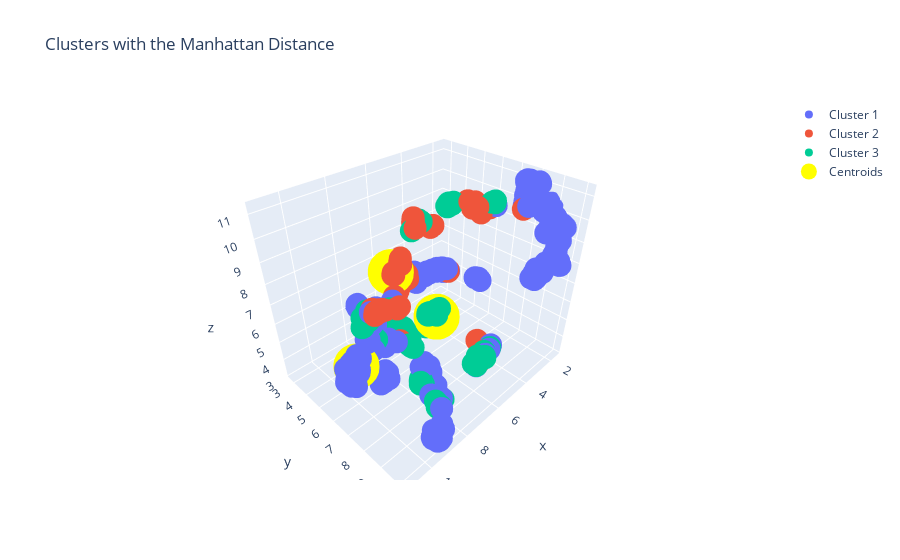

Source (notebook cell):
### Code cell
fit = umap.UMAP(n_neighbors=14,min_dist=0.1,n_components=3,metric='manhattan', random_state=42)
p1_umap = fit.fit_transform(portfolio1)

# Visualising the clusters

fig = go.Figure()

fig.add_trace(go.Scatter3d(x=p1_umap[clusters[0], 0], y=p1_umap[clusters[0], 1], z=p1_umap[clusters[0], 2], name='Cluster 1', mode='markers'))
fig.add_trace(go.Scatter3d(x=p1_umap[clusters[1], 0], y=p1_umap[clusters[1], 1], z=p1_umap[clusters[1], 2], name='Cluster 2', mode='markers'))
fig.add_trace(go.Scatter3d(x=p1_umap[clusters[2], 0], y=p1_umap[clusters[2], 1], z=p1_umap[clusters[2], 2], name='Cluster 3', mode='markers'))
#fig.add_trace(go.Scatter3d(x=p1_umap[clusters[3], 0], y=p1_umap[clusters[3], 1], z=p1_umap[clusters[3], 2], name='Cluster 4', mode='markers'))
#comment the lines if you chose less clusters
#add more lines if you chose more clusters

fig.add_trace(go.Scatter3d(x=p1_umap[medoids,0], y=p1_umap[medoids,1],z=p1_umap[medoids,2], name='Centroids', 
                         mode='markers', marker_color="rgb(255,255,0)", marker=dict(size=16)))

fig.update_layout(title='Clusters with the Manhattan Distance')

fig.show()
